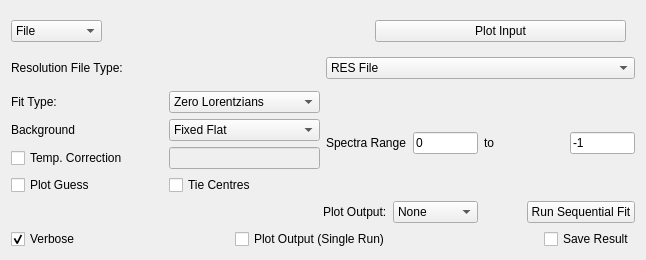
     <widget class="QWidget" name="tabConFit">
      <attribute name="title">
       <string>ConvFit</string>
      </attribute>
      <layout class="QVBoxLayout" name="verticalLayout_4">
       <item>
        <layout class="QGridLayout" name="confit_layoutFiles">
         <item row="1" column="0">
          <layout class="QHBoxLayout" name="confit_ResType">
           <item>
            <widget class="QLabel" name="lbl_resFile">
             <property name="text">
              <string>Resolution File Type:</string>
             </property>
            </widget>
           </item>
           <item>
            <widget class="QComboBox" name="confit_cbResType">
             <item>
              <property name="text">
               <string>RES File</string>
              </property>
             </item>
             <item>
              <property name="text">
               <string>Data File</string>
              </property>
             </item>
            </widget>
           </item>
          </layout>
         </item>
         <item row="2" column="0">
          <widget class="MantidQt::MantidWidgets::MWRunFiles" name="confit_resInput">
           <property name="sizePolicy">
            <sizepolicy hsizetype="Preferred" vsizetype="Maximum">
             <horstretch>0</horstretch>
             <verstretch>41</verstretch>
            </sizepolicy>
           </property>
           <property name="findRunFiles" stdset="0">
            <bool>true</bool>
           </property>
           <property name="label" stdset="0">
            <string>Resolution File:</string>
           </property>
           <property name="multipleFiles" stdset="0">
            <bool>false</bool>
           </property>
           <property name="fileExtensions">
            <stringlist>
             <string>_res.nxs</string>
             <string>.res</string>
            </stringlist>
           </property>
          </widget>
         </item>
         <item row="0" column="0">
          <layout class="QHBoxLayout" name="confit_layout_input">
           <property name="spacing">
            <number>6</number>
           </property>
           <item>
            <widget class="QComboBox" name="confit_cbInputType">
             <item>
              <property name="text">
               <string>File</string>
              </property>
             </item>
             <item>
              <property name="text">
               <string>Workspace</string>
              </property>
             </item>
            </widget>
           </item>
           <item>
            <widget class="QStackedWidget" name="confit_swInput">
             <property name="sizePolicy">
              <sizepolicy hsizetype="Preferred" vsizetype="Maximum">
               <horstretch>0</horstretch>
               <verstretch>0</verstretch>
              </sizepolicy>
             </property>
             <property name="minimumSize">
              <size>
               <width>527</width>
               <height>0</height>
              </size>
             </property>
             <property name="currentIndex">
              <number>0</number>
             </property>
             <widget class="QWidget" name="confit_page_inputFile">
              <layout class="QHBoxLayout" name="confit_layout_page_inputFile">
               <item>
                <widget class="MantidQt::MantidWidgets::MWRunFiles" name="confit_inputFile">
                 <property name="sizePolicy">
                  <sizepolicy hsizetype="Preferred" vsizetype="Fixed">
                   <horstretch>0</horstretch>
                   <verstretch>41</verstretch>
                  </sizepolicy>
                 </property>
                 <property name="findRunFiles" stdset="0">
                  <bool>false</bool>
                 </property>
                 <property name="label" stdset="0">
                  <string/>
                 </property>
                 <property name="multipleFiles" stdset="0">
                  <bool>false</bool>
                 </property>
                 <property name="fileExtensions">
                  <stringlist>
                   <string>_red.nxs</string>
                   <string>_sqw.nxs</string>
                  </stringlist>
                 </property>
                </widget>
               </item>
               <item>
                <widget class="QPushButton" name="confit_pbPlotInput">
                 <property name="text">
                  <string>Plot Input</string>
                 </property>
                </widget>
               </item>
              </layout>
             </widget>
             <widget class="QWidget" name="confit_page_inputWorkspace">
              <layout class="QHBoxLayout" name="horizontalLayout_29">
               <item>
                <widget class="MantidQt::MantidWidgets::WorkspaceSelector" name="confit_wsSample">
                 <property name="WorkspaceTypes">
                  <stringlist/>
                 </property>
                 <property name="Suffix" stdset="0">
                  <stringlist>
                   <string>_red</string>
                   <string>_sqw</string>
                  </stringlist>
                 </property>
                </widget>
               </item>
              </layout>
             </widget>
            </widget>
           </item>
          </layout>
         </item>
        </layout>
       </item>
       <item>
        <layout class="QHBoxLayout" name="confit_layoutPlotArea">
         <item>
          <layout class="QVBoxLayout" name="confit_layoutProperties">
           <item>
            <layout class="QVBoxLayout" name="confit_layoutOptions">
             <item>
              <layout class="QHBoxLayout" name="confit_layoutFitType">
               <item>
                <widget class="QLabel" name="confit_lbFitType">
                 <property name="text">
                  <string>Fit Type:</string>
                 </property>
                </widget>
               </item>
               <item>
                <widget class="QComboBox" name="confit_cbFitType">
                 <item>
                  <property name="text">
                   <string>Zero Lorentzians</string>
                  </property>
                 </item>
                 <item>
                  <property name="text">
                   <string>One Lorentzian</string>
                  </property>
                 </item>
                 <item>
                  <property name="text">
                   <string>Two Lorentzians</string>
                  </property>
                 </item>
                </widget>
               </item>
              </layout>
             </item>
             <item>
              <layout class="QHBoxLayout" name="confit_layoutBackground">
               <item>
                <widget class="QLabel" name="confit_lbBackground">
                 <property name="text">
                  <string>Background</string>
                 </property>
                </widget>
               </item>
               <item>
                <widget class="QComboBox" name="confit_cbBackground">
                 <item>
                  <property name="text">
                   <string>Fixed Flat</string>
                  </property>
                 </item>
                 <item>
                  <property name="text">
                   <string>Fit Flat</string>
                  </property>
                 </item>
                 <item>
                  <property name="text">
                   <string>Fit Linear</string>
                  </property>
                 </item>
                </widget>
               </item>
              </layout>
             </item>
             <item>
              <layout class="QHBoxLayout" name="horizontalLayout_28">
               <item>
                <widget class="QCheckBox" name="confit_ckTempCorrection">
                 <property name="text">
                  <string>Temp. Correction</string>
                 </property>
                </widget>
               </item>
               <item>
                <widget class="QLineEdit" name="confit_leTempCorrection">
                 <property name="enabled">
                  <bool>false</bool>
                 </property>
                 <property name="sizePolicy">
                  <sizepolicy hsizetype="Preferred" vsizetype="Fixed">
                   <horstretch>0</horstretch>
                   <verstretch>0</verstretch>
                  </sizepolicy>
                 </property>
                 <property name="toolTip">
                  <string>If set, applies the correction x*temp / 1-exp(x*temp) to the lorentzian before convolution.</string>
                 </property>
                </widget>
               </item>
              </layout>
             </item>
             <item>
              <layout class="QHBoxLayout" name="horizontalLayout_30">
               <item>
                <widget class="QCheckBox" name="confit_ckPlotGuess">
                 <property name="text">
                  <string>Plot Guess</string>
                 </property>
                </widget>
               </item>
               <item>
                <widget class="QCheckBox" name="confit_ckTieCentres">
                 <property name="text">
                  <string>Tie Centres</string>
                 </property>
                </widget>
               </item>
              </layout>
             </item>
            </layout>
           </item>
           <item>
            <layout class="QVBoxLayout" name="confit_properties"/>
           </item>
          </layout>
         </item>
         <item>
          <layout class="QVBoxLayout" name="confit_layoutMiniPlot">
           <item>
            <layout class="QHBoxLayout" name="confit_plot"/>
           </item>
           <item>
            <layout class="QHBoxLayout" name="confit_layoutSpectra">
             <item>
              <widget class="QLabel" name="confit_lbSpecNo">
               <property name="text">
                <string>Spectra Range</string>
               </property>
              </widget>
             </item>
             <item>
              <widget class="QLineEdit" name="confit_leSpecNo">
               <property name="sizePolicy">
                <sizepolicy hsizetype="Maximum" vsizetype="Fixed">
                 <horstretch>0</horstretch>
                 <verstretch>0</verstretch>
                </sizepolicy>
               </property>
               <property name="maximumSize">
                <size>
                 <width>65</width>
                 <height>16777215</height>
                </size>
               </property>
               <property name="text">
                <string>0</string>
               </property>
              </widget>
             </item>
             <item>
              <widget class="QLabel" name="confit_lbTo">
               <property name="text">
                <string>to</string>
               </property>
              </widget>
             </item>
             <item>
              <widget class="QLineEdit" name="confit_leSpecMax">
               <property name="sizePolicy">
                <sizepolicy hsizetype="Maximum" vsizetype="Fixed">
                 <horstretch>0</horstretch>
                 <verstretch>0</verstretch>
                </sizepolicy>
               </property>
               <property name="maximumSize">
                <size>
                 <width>65</width>
                 <height>16777215</height>
                </size>
               </property>
               <property name="text">
                <string>-1</string>
               </property>
              </widget>
             </item>
            </layout>
           </item>
          </layout>
         </item>
        </layout>
       </item>
       <item>
        <layout class="QHBoxLayout" name="confit_layoutOuputOptions">
         <item>
          <layout class="QVBoxLayout" name="confit_layoutSeq_2"/>
         </item>
         <item>
          <spacer name="horizontalSpacer">
           <property name="orientation">
            <enum>Qt::Horizontal</enum>
           </property>
           <property name="sizeHint" stdset="0">
            <size>
             <width>40</width>
             <height>20</height>
            </size>
           </property>
          </spacer>
         </item>
         <item>
          <layout class="QVBoxLayout" name="confit_layoutSeq">
           <item>
            <layout class="QHBoxLayout" name="confit_layoutSeqPlot">
             <item>
              <widget class="QLabel" name="confit_lbPlotSeq">
               <property name="text">
                <string>Plot Output:</string>
               </property>
              </widget>
             </item>
             <item>
              <widget class="QComboBox" name="confit_cbPlotOutput">
               <item>
                <property name="text">
                 <string>None</string>
                </property>
               </item>
               <item>
                <property name="text">
                 <string>All</string>
                </property>
               </item>
               <item>
                <property name="text">
                 <string>Amplitude</string>
                </property>
               </item>
               <item>
                <property name="text">
                 <string>FWHM</string>
                </property>
               </item>
              </widget>
             </item>
             <item>
              <spacer name="horizontalSpacer_3">
               <property name="orientation">
                <enum>Qt::Horizontal</enum>
               </property>
               <property name="sizeHint" stdset="0">
                <size>
                 <width>40</width>
                 <height>20</height>
                </size>
               </property>
              </spacer>
             </item>
             <item>
              <widget class="QPushButton" name="confit_pbSequential">
               <property name="text">
                <string>Run Sequential Fit</string>
               </property>
              </widget>
             </item>
            </layout>
           </item>
          </layout>
         </item>
        </layout>
       </item>
       <item>
        <layout class="QHBoxLayout" name="horizontalLayout_20">
         <item>
          <widget class="QCheckBox" name="confit_ckVerbose">
           <property name="text">
            <string>Verbose</string>
           </property>
           <property name="checked">
            <bool>true</bool>
           </property>
          </widget>
         </item>
         <item>
          <spacer name="horizontalSpacer_21">
           <property name="orientation">
            <enum>Qt::Horizontal</enum>
           </property>
           <property name="sizeHint" stdset="0">
            <size>
             <width>40</width>
             <height>20</height>
            </size>
           </property>
          </spacer>
         </item>
         <item>
          <widget class="QCheckBox" name="confit_ckPlotOutput">
           <property name="text">
            <string>Plot Output (Single Run)</string>
           </property>
          </widget>
         </item>
         <item>
          <spacer name="horizontalSpacer_4">
           <property name="orientation">
            <enum>Qt::Horizontal</enum>
           </property>
           <property name="sizeHint" stdset="0">
            <size>
             <width>40</width>
             <height>20</height>
            </size>
           </property>
          </spacer>
         </item>
         <item>
          <widget class="QCheckBox" name="confit_ckSaveSeq">
           <property name="text">
            <string>Save Result</string>
           </property>
          </widget>
         </item>
        </layout>
       </item>
      </layout>
     </widget>
